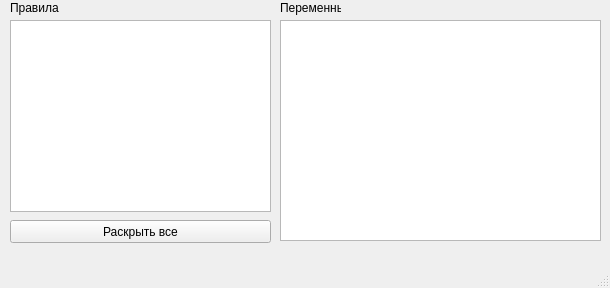
<?xml version="1.0" encoding="UTF-8"?>
<ui version="4.0">
 <class>ExplainWindow</class>
 <widget class="QMainWindow" name="ExplainWindow">
  <property name="geometry">
   <rect>
    <x>0</x>
    <y>0</y>
    <width>610</width>
    <height>288</height>
   </rect>
  </property>
  <property name="windowTitle">
   <string>Объяснение</string>
  </property>
  <widget class="QWidget" name="centralwidget">
   <widget class="QLabel" name="ruleLabel">
    <property name="geometry">
     <rect>
      <x>10</x>
      <y>0</y>
      <width>51</width>
      <height>16</height>
     </rect>
    </property>
    <property name="text">
     <string>Правила</string>
    </property>
   </widget>
   <widget class="QPushButton" name="expandRulesButton">
    <property name="geometry">
     <rect>
      <x>10</x>
      <y>220</y>
      <width>261</width>
      <height>23</height>
     </rect>
    </property>
    <property name="text">
     <string>Раскрыть все</string>
    </property>
   </widget>
   <widget class="QTreeView" name="rulesTree">
    <property name="geometry">
     <rect>
      <x>10</x>
      <y>20</y>
      <width>261</width>
      <height>192</height>
     </rect>
    </property>
   </widget>
   <widget class="QLabel" name="varLabel">
    <property name="geometry">
     <rect>
      <x>280</x>
      <y>0</y>
      <width>61</width>
      <height>16</height>
     </rect>
    </property>
    <property name="text">
     <string>Переменные</string>
    </property>
   </widget>
   <widget class="QTableView" name="varsView">
    <property name="geometry">
     <rect>
      <x>280</x>
      <y>20</y>
      <width>321</width>
      <height>221</height>
     </rect>
    </property>
   </widget>
  </widget>
  <widget class="QMenuBar" name="menubar">
   <property name="geometry">
    <rect>
     <x>0</x>
     <y>0</y>
     <width>610</width>
     <height>21</height>
    </rect>
   </property>
  </widget>
  <widget class="QStatusBar" name="statusbar"/>
 </widget>
 <resources/>
 <connections/>
</ui>
